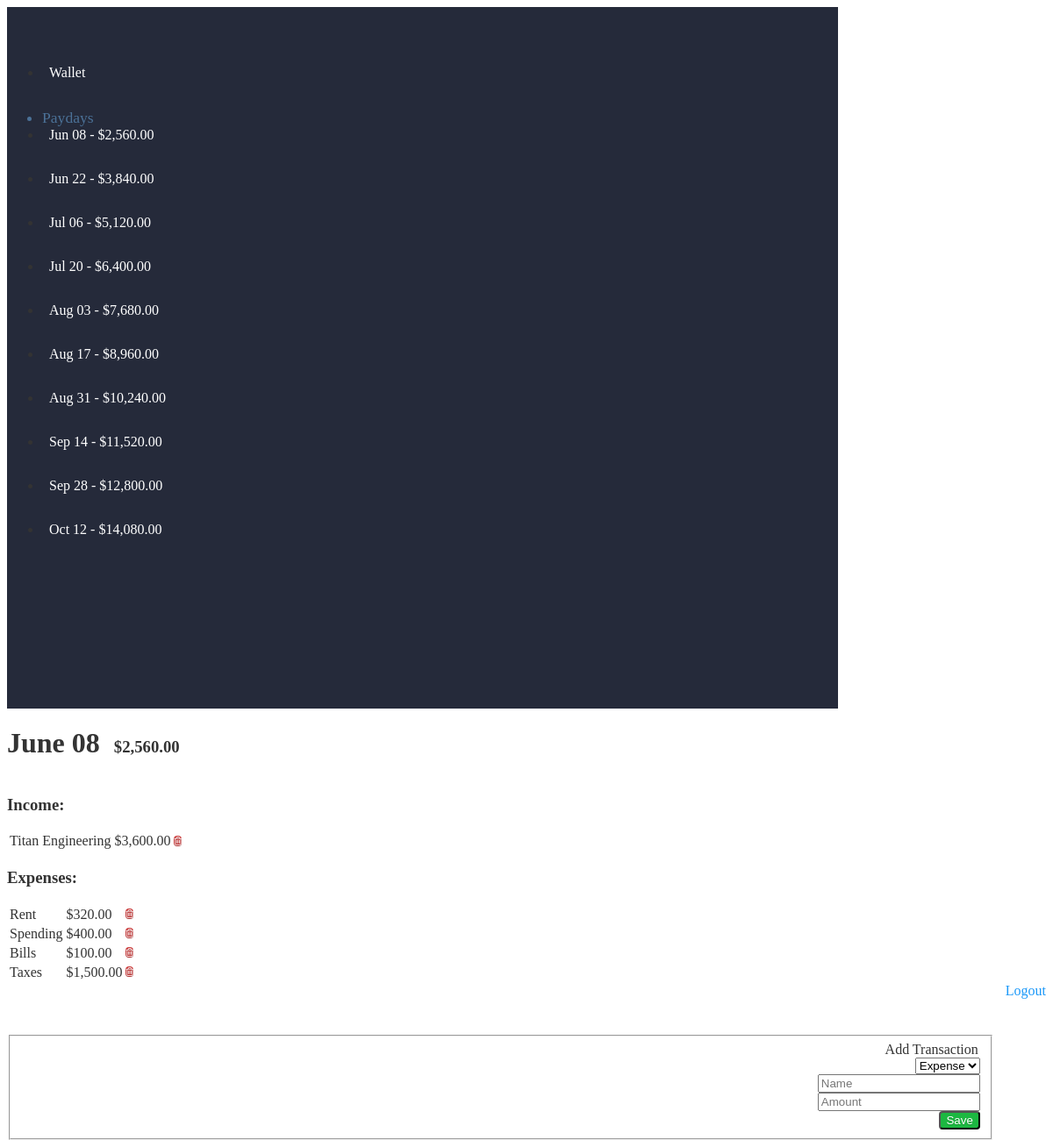
The page /2 (signed in) on the database its author committed.
### finance/wallet/models.py (models this page shows, shortened)
class Payday(db.Model):
    id = db.Column(db.Integer, primary_key=True)
    wallet_id = db.Column(db.Integer, db.ForeignKey('wallet.id'), nullable=False)
    incomes = db.relationship('Income', backref='payday', lazy='dynamic', cascade="all,delete")
    expenses = db.relationship('Expense', backref='payday', lazy='dynamic', cascade="all,delete")
    date = db.Column(db.Date, nullable=False)
    @property
    def income_sum(self):
        return sum([i.amount for i in self.incomes.all()])
    @property
    def expense_sum(self):
        return sum([e.amount for e in self.expenses.all()])
    @property
    def savings(self):
        return self.income_sum - self.expense_sum
    @property
    def savings_to_date(self):
        paydays = self.wallet.paydays.filter(Payday.date <= self.date)
        return self.wallet.balance + sum([p.savings for p in paydays])

class Wallet(db.Model):
    id = db.Column(db.Integer, primary_key=True)
    user_id = db.Column(db.Integer, db.ForeignKey('user.id'), nullable=False)
    paydays = db.relationship('Payday', backref='wallet', lazy='dynamic')
    recurring_incomes = db.relationship('RecurringIncome', backref='wallet', lazy='dynamic')
    recurring_expenses = db.relationship('RecurringExpense', backref='wallet', lazy='dynamic')
    balance = db.Column(db.Numeric(precision=10, decimal_return_scale=2))

class Transaction(db.Model):
    __abstract__ = True
    id = db.Column(db.Integer, primary_key=True)
    name = db.Column(db.String(80), nullable=False)
    amount = db.Column(db.Numeric(precision=10, decimal_return_scale=2))

class Income(Transaction):
    payday_id = db.Column(db.Integer, db.ForeignKey('payday.id'), nullable=False)
    parent_id = db.Column(db.Integer, db.ForeignKey('recurring_income.id'), nullable=True)

class Expense(Transaction):
    payday_id = db.Column(db.Integer, db.ForeignKey('payday.id'), nullable=False)
    parent_id = db.Column(db.Integer, db.ForeignKey('recurring_expense.id'), nullable=True)

### finance/wallet/routes.py (the view)
@bp.route('/<payday>')
@login_required
def payday(payday=None):
    wallet = current_user.wallet
    payday = Payday.query.get(payday)
    form = TransactionForm()
    return render_template('payday.html', wallet=wallet, payday=payday, form=form)

### finance/wallet/forms.py
class TransactionForm(FlaskForm):
    trans_type = SelectField(choices=[('expense', 'Expense'), ('income', 'Income')])
    name = StringField()
    amount = DecimalField(places=2)

### finance/auth/models.py (called while the page is built)
@login.user_loader
def load_user(id):
    return User.query.get(int(id))

### finance/wallet/templates/payday.html
{% import 'snippets/buttons.html' as buttons %}
{% import 'snippets/forms.html' as forms %}
{% import 'snippets/tables.html' as tables %}
{% extends "base.html" %}
{% block content %}
  <h1>{{ payday.date.strftime("%B %d") }}</h1>&nbsp;&nbsp;&nbsp;&nbsp;<h3>{{ "${:,.2f}".format(payday.savings_to_date) }}</h3>
  <br>
  <div class="pure-g">
    <div class="pure-u-3-8">
      <h3>Income:</h3>
      {{ tables.transactions(payday.incomes.all(), payday=payday.id, type='income')}}
    </div>
    <div class="pure-u-3-8">
      <h3>Expenses:</h3>
      {{ tables.transactions(payday.expenses.all(), payday=payday.id, type='expense')}}
    </div>
  </div>
{% endblock %}
{% block action %}
  {% set create_payday_url = url_for('wallet.create_payday_transaction', payday=payday.id) %}
  {{ forms.stacked(form, url=create_payday_url, legend="Add Transaction") }}
{% endblock %}

### finance/templates/snippets/buttons.html
{% macro delete(url) %}
    <a class="pure-button button-error button-xsmall" href="{{ url }}"><i class="fa fa-trash-o"></i></a>
{% endmacro %}
{% macro form_submit() %}
    <button type="submit" class="pure-button button-success pure-input-1">Save</button>
{% endmacro %}

### finance/templates/snippets/forms.html (shortened to what this page needs)
{% import 'snippets/buttons.html' as buttons %}
{% macro stacked(form, url='', legend='') %}
  <form method="post" class="transaction-form pure-form pure-form-stacked" action="{{ url }}">
    <fieldset>
      {% if legend %}<legend>{{ legend }}</legend>{% endif %}
      {% for field in form %}
        {{ field(class="pure-input-1", placeholder=field.label.text) }}
      {% endfor %}
      {{ buttons.form_submit() }}
    </fieldset>
  </form>
{% endmacro %}

### finance/templates/snippets/tables.html (shortened to what this page needs)
{% import 'snippets/buttons.html' as buttons %}
{% macro transactions(transaction_list, payday, type) %}
    <table class="pure-table pure-table-horizontal borderless">
      {% for x in transaction_list %}
        {% if type == 'income' %}
          {% set delete_url = url_for('wallet.delete_payday_income', payday=payday, transaction_id=x.id) %}
         {% else %}
          {% set delete_url = url_for('wallet.delete_payday_expense', payday=payday, transaction_id=x.id) %}
        {% endif %}
        <tr>
          <td>{{ x.name }}</td>
          <td>${{ '{:,.2f}'.format(x.amount) }}</td>
          <td>{{ buttons.delete(delete_url) }}</td>
        </tr>
      {% endfor %}
    </table>
{% endmacro %}

### finance/templates/base.html (shortened to what this page needs)
<html>
  <head>
    <link rel="stylesheet" href="https://unpkg.com/purecss@1.0.0/build/pure-min.css">
    <link rel="stylesheet" href="{{ url_for('static', filename='css/style.css') }}">
    <link rel="stylesheet" href="{{ url_for('static', filename='css/font-awesome/css/font-awesome.min.css') }}">
  </head>
  <body>
    <div class="pure-g">
      <div class="pure-u-1">
        <div class="pure-g">
          <div class='pure-u-1-8'>
            {% block navigation %}{% include 'nav.html' %}{% endblock %}
          </div>
          <div class='pure-u-2-3'>
            {% block content %}{% endblock %}
          </div>
          <div class="pure-u-1-5">
            {% if not current_user.is_anonymous %}
              <a href="{{ url_for('auth.logout') }}" style="float: right">Logout</a>
            {% endif %}
            {% block action %}{% endblock %}
          </div>
        </div>
      </div>
    </div>
  </body>
</html

### finance/wallet/templates/nav.html
<div id="nav" class="pure-u">
  <div class="pure-menu">
    <ul class="pure-menu-list">
      <li class="pure-menu-item"><a href="{{ url_for('wallet.wallet') }}" class="pure-menu-link">Wallet</a></li>
      <li class="pure-menu-heading">Paydays</li>
      {% for x in wallet.paydays %}
        <li class="pure-menu-item"><a href="/{{ x.id }}" class="pure-menu-link">{{ x.date.strftime("%b %d") }} - {{ "${:,.2f}".format(x.savings_to_date) }}</a></li>
      {% endfor %}
    </ul>
  </div>
</div>

### finance/static/css/style.css (style rules this page uses)
body { height: 100%; color: #333; }
a { text-decoration: none; color: #1b98f8; }
h1 { display: inline-block; }
h3 { display: inline-block; }
.pure-form-stacked { padding: 5% 5% 0 0; }
.pure-form-stacked fieldset * { float: right; clear: both; }
.pure-button { color: white; border-radius: 4px; text-shadow: 0px 1px 1px rgba(0, 0, 0, 0.2); }
.pure-button.button-success { background: rgb(28, 184, 65); }
.pure-button.button-error { background: rgb(202, 60, 60); }
.pure-button.button-xsmall { font-size: 70%; }
.pure-table.borderless { border: 0; }
.pure-table.borderless td { border: 0; }
#nav { height: 100%; width: 80%; background: rgb(37, 42, 58); }
#nav .pure-menu { padding-top: 50px; background: transparent; }
#nav .pure-menu-heading { font-size:110%; color: rgb(75, 113, 151); }
#nav .pure-menu-item { height: 50px; }
#nav .pure-menu-link { color: #fff; margin-left: 0.5em; }

### rows shown on the page
Payday: date "Jun 08", savings_to_date "$2,560.00", date "June 08"
Payday: date "Jun 22", savings_to_date "$3,840.00"
Payday: date "Jul 06", savings_to_date "$5,120.00"
Payday: date "Jul 20", savings_to_date "$6,400.00"
Payday: date "Aug 03", savings_to_date "$7,680.00"
Payday: date "Aug 17", savings_to_date "$8,960.00"
Payday: date "Aug 31", savings_to_date "$10,240.00"
Payday: date "Sep 14", savings_to_date "$11,520.00"
Payday: date "Sep 28", savings_to_date "$12,800.00"
Payday: date "Oct 12", savings_to_date "$14,080.00"
Income: name "Titan Engineering", amount "3,600.00"
Expense: name "Rent", amount "320.00"
Expense: name "Spending", amount "400.00"
Expense: name "Bills", amount "100.00"
Expense: name "Taxes", amount "1,500.00"

### other values the page prints
{{ legend }} "Add Transaction"
